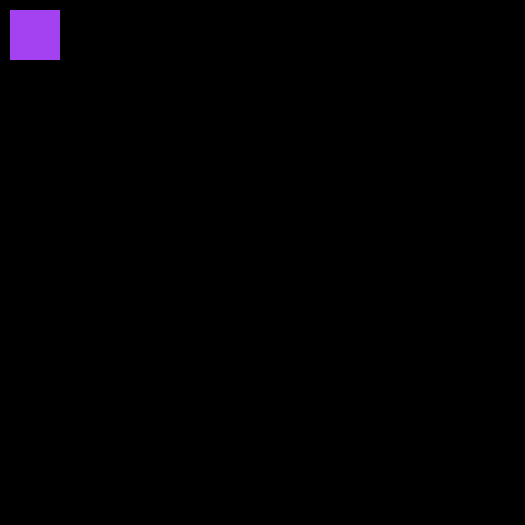
Frame 1 (no input)
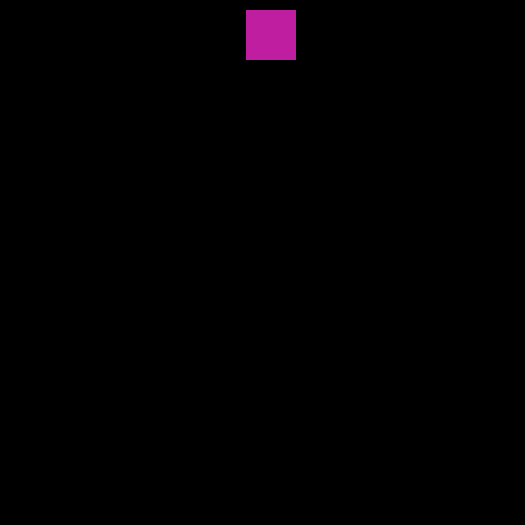
Frame 60 (the mouse pressed at the canvas centre just before this capture)
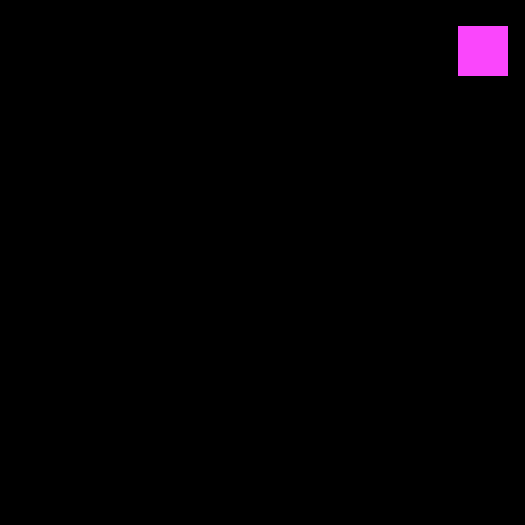
Frame 120 (the mouse held since frame 60 and released just before this capture)

The Processing sketch that drew these frames (run headless with seeded random() and noise(); from frame 60 on, the mouse is pressed at the canvas centre):

// Processing sketch: processing_52303
// ── processing_52303.pde

int X;
int Y;
int Z;
void setup() {
size (525,525);
smooth();
X=0;
Y=0;
Z=0;
noStroke();
frameRate(100);
fill (random(255),random(255),random(255));
}
void draw(){
background (0, 0,0);
rect(X+10,Z+10, 50,50);
if (Y==0) {
X=X+4;
fill (random(255),random(255),random(255));

}
if(X>447) {
fill (random(255),random(255),random(255));
Y=1;
}
if (Y==1){
Z=Z+2;
fill (random(255),random(255),random(255));
}   
if (Z>=448){
Y=2;
}
if (Y==2){
X=X-4;
fill (random(255),random(255),random(255));
}
if (X==0){
Y=3;
}
if (Y==3){
Z=Z-6;
fill (random(255),random(255),random(255));
}
if (Z==0){
Y=0;
} 
}
